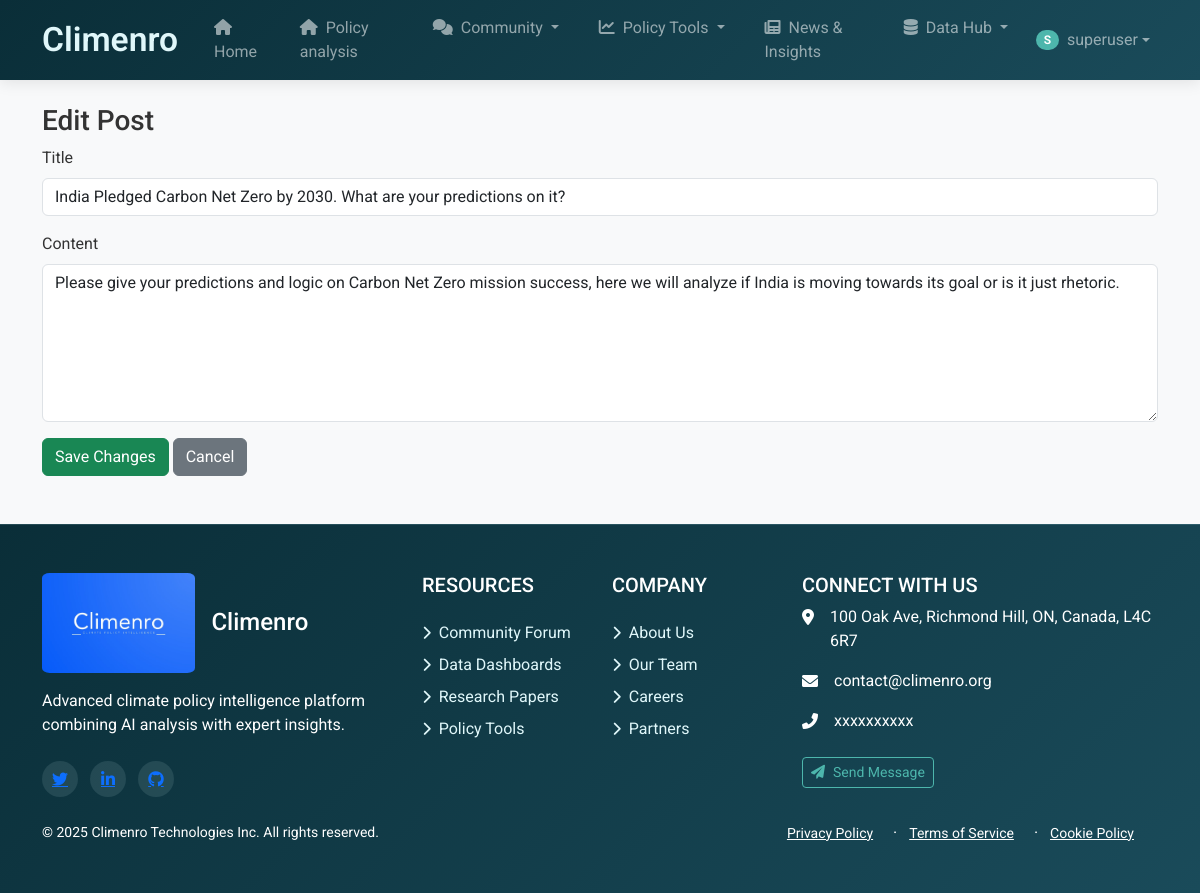
/post/edit/1/ (signed in), run on the app's committed database.
### forum/models.py (models this page shows, shortened)
class Post(models.Model):
    select_country = [
        ('India', 'INDIA'),
        ('usa', 'USA'),
        ('Canada', 'CANADA'),
    ]
    subreddit = models.ForeignKey(Subreddit, on_delete=models.CASCADE, related_name='posts')
    author = models.ForeignKey(User, on_delete=models.CASCADE)
    title = models.CharField(max_length=300)
    content = models.TextField()
    country = models.CharField(choices= select_country, null=True, blank=True)  # or CharField with choices
    created_at = models.DateTimeField(auto_now_add=True)
    upvotes = models.IntegerField(default=0)
    downvotes = models.IntegerField(default=0)

### forum/views.py (the view)
# urls.py: path('post/edit/<int:post_id>/', views.edit_post, name='edit_post'),
@login_required
def edit_post(request, post_id):
    post = get_object_or_404(Post, id=post_id)
    if request.user != post.author:
        return redirect('post_detail', post_id=post.id)
    if request.method == 'POST':
        post.title = request.POST.get('title')
        post.content = request.POST.get('content')
        post.save()
        return redirect('post_detail', post_id=post.id)
    return render(request, 'forum/edit_post.html', {'post': post})

### forum/templates/forum/edit_post.html (shortened to what this page needs)
{% extends 'forum/base.html' %}
{% block content %}
  <h3>Edit Post</h3>
  <form method="post">
    <div class="mb-3">
      <label for="title" class="form-label">Title</label>
      <input type="text" name="title" class="form-control" value="{{ post.title }}" required>
    </div>
    <div class="mb-3">
      <label for="content" class="form-label">Content</label>
      <textarea name="content" class="form-control" rows="6" required>{{ post.content }}</textarea>
    </div>
    <button class="btn btn-success">Save Changes</button>
    <a href="{% url 'post_detail' post.id %}" class="btn btn-secondary">Cancel</a>
  </form>
{% endblock %}

### forum/templates/forum/navbar.html (shortened to what this page needs)
<nav class="navbar navbar-expand-lg navbar-dark" style="background: linear-gradient(135deg, #0a2e38 0%, #1a4b5a 100%); box-shadow: 0 2px 15px rgba(0,0,0,0.1);">
  <div class="container">
    <a class="navbar-brand d-flex align-items-center" href="{% url 'home' %}" style="font-weight: 600;">
      <span class="d-none d-md-inline" style="color: #e0f7fa; font-size: 2.1rem;">Climenro</span>
    </a>
    <div class="collapse navbar-collapse" id="navbarNav">
      <ul class="navbar-nav mx-auto">
        <li class="nav-item mx-1">
          <a class="nav-link px-3 py-2 rounded" href="{% url 'home' %}" style="transition: all 0.3s ease;">
            <i class="fas fa-home me-1"></i> Home
          </a>
        </li>
        <li class="nav-item mx-1">
          <a class="nav-link px-3 py-2 rounded" href="{% url 'policy_home' %}" style="transition: all 0.3s ease;">
            <i class="fas fa-home me-1"></i> Policy analysis
          </a>
        </li>
        <li class="nav-item dropdown mx-1">
          <a class="nav-link dropdown-toggle px-3 py-2 rounded" href="#" id="forumDropdown" role="button" data-bs-toggle="dropdown" style="transition: all 0.3s ease;">
            <i class="fas fa-comments me-1"></i> Community
          </a>
        </li>
        <li class="nav-item dropdown mx-1">
          <a class="nav-link dropdown-toggle px-3 py-2 rounded" href="#" id="policyDropdown" role="button" data-bs-toggle="dropdown" style="transition: all 0.3s ease;">
            <i class="fas fa-chart-line me-1"></i> Policy Tools
          </a>
        </li>
        <li class="nav-item mx-1">
          <a class="nav-link px-3 py-2 rounded" href="{% url 'news_feed' %}" style="transition: all 0.3s ease;">
            <i class="fas fa-newspaper me-1"></i> News & Insights
          </a>
        </li>
        <li class="nav-item dropdown mx-1">
          <a class="nav-link dropdown-toggle px-3 py-2 rounded" href="#" id="dashboardDropdown" role="button" data-bs-toggle="dropdown" style="transition: all 0.3s ease;">
            <i class="fas fa-database me-1"></i> Data Hub
          </a>
        </li>
      </ul>
      <ul class="navbar-nav">
        {% if user.is_authenticated %}
          <li class="nav-item dropdown">
            <a class="nav-link dropdown-toggle d-flex align-items-center" href="#" id="userDropdown" role="button" data-bs-toggle="dropdown">
              <span class="badge rounded-pill bg-teal me-2" style="background-color: #4db6ac;">{{ user.username|slice:":1"|upper }}</span>
              <span>{{ user.username }}</span>
            </a>
          </li>
        {% endif %}
      </ul>
    </div>
  </div>
</nav>
<link rel="stylesheet" href="https://cdnjs.cloudflare.com/ajax/libs/font-awesome/6.0.0/css/all.min.css">

### forum/templates/forum/base.html (style rules this page uses)
:root { --climenro-dark: #0a2e38; --climenro-medium: #1a4b5a; --climenro-accent: #4db6ac; --climenro-light: #e0f7fa; }
body { font-family: 'Roboto', sans-serif; background-color: #f8f9fa; color: #333; display: flex; flex-direction: column; min-height: 100vh; }
.container { flex: 1; }

### forum/templates/forum/navbar.html (style rules this page uses)
.navbar { padding-top: 0.5rem; padding-bottom: 0.5rem; }

### data on the page
Post: title "India Pledged Carbon Net Zero by 2030. What are your predictions on it?", content "Please give your predictions and logic on Carbon Net Zero mission success, here we will analyze if India is moving towards its goal or is it just rhetoric."

### other printed values
{{ user.username|slice:":1"|upper }} "S"
{{ user.username }} "superuser"
